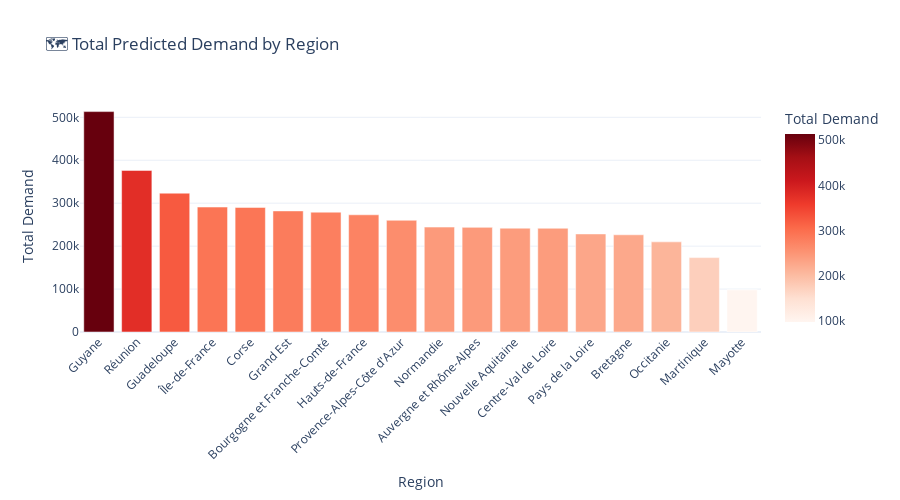

The notebook cell this image was saved under:
### Markdown cell above
---

## 🎯 2. Aggregate Regional Demand

Sum up demand across all weeks for each region.

### Code cell
if df_predictions is not None:
    # Aggregate by region
    regional_demand = df_predictions.groupby('region').agg({
        'predicted_demand': 'sum',
        'lower_bound': 'sum',
        'upper_bound': 'sum'
    }).reset_index()

    regional_demand.columns = ['region', 'total_demand', 'demand_low', 'demand_high']
    regional_demand = regional_demand.sort_values('total_demand', ascending=False)

    print("🗺️ Regional Demand Summary:\n")
    print(regional_demand.to_string(index=False))

    total_demand = regional_demand['total_demand'].sum()
    print(f"\n📊 Total predicted demand: {total_demand:,.0f} interventions")

    # Visualize
    fig = px.bar(
        regional_demand,
        x='region',
        y='total_demand',
        title='🗺️ Total Predicted Demand by Region',
        labels={'region': 'Region', 'total_demand': 'Total Demand'},
        color='total_demand',
        color_continuous_scale='Reds'
    )

    fig.update_layout(
        xaxis_tickangle=-45,
        height=500,
        template='plotly_white'
    )

    viz_path = BASE_PATH / 'visualizations'
    fig.write_html(viz_path / 'regional_demand.html')
    fig.show()
    print(f"\n✅ Saved: regional_demand.html")

### Figure 1 — Plotly figure (JSON) as saved in the notebook; plotly's stock layout.template omitted (floating-point values rounded to 4 significant figures)
{"data": [{"hovertemplate": "Region=%{x}<br>Total Demand=%{marker.color}<extra></extra>", "legendgroup": "", "marker": {"color": [513400.0, 376400.0, 323400.0, 291000.0, 290200.0, 282000.0, 279100.0, 273000.0, 260200.0, 244400.0, 243700.0, 241900.0, 241600.0, 228400.0, 226400.0, 209900.0, 173400.0, 98250.0], "coloraxis": "coloraxis", "pattern": {"shape": ""}}, "name": "", "orientation": "v", "showlegend": false, "textposition": "auto", "type": "bar", "x": ["Guyane", "Réunion", "Guadeloupe", "Île-de-France", "Corse", "Grand Est", "Bourgogne et Franche-Comté", "Hauts-de-France", "Provence-Alpes-Côte d'Azur", "Normandie", "Auvergne et Rhône-Alpes", "Nouvelle Aquitaine", "Centre-Val de Loire", "Pays de la Loire", "Bretagne", "Occitanie", "Martinique", "Mayotte"], "xaxis": "x", "y": [513400.0, 376400.0, 323400.0, 291000.0, 290200.0, 282000.0, 279100.0, 273000.0, 260200.0, 244400.0, 243700.0, 241900.0, 241600.0, 228400.0, 226400.0, 209900.0, 173400.0, 98250.0], "yaxis": "y"}], "layout": {"barmode": "relative", "coloraxis": {"colorbar": {"title": {"text": "Total Demand"}}, "colorscale": [[0.0, "rgb(255,245,240)"], [0.125, "rgb(254,224,210)"], [0.25, "rgb(252,187,161)"], [0.375, "rgb(252,146,114)"], [0.5, "rgb(251,106,74)"], [0.625, "rgb(239,59,44)"], [0.75, "rgb(203,24,29)"], [0.875, "rgb(165,15,21)"], [1.0, "rgb(103,0,13)"]]}, "height": 500, "legend": {"tracegroupgap": 0}, "title": {"text": "🗺️ Total Predicted Demand by Region"}, "xaxis": {"anchor": "y", "domain": [0.0, 1.0], "tickangle": -45, "title": {"text": "Region"}}, "yaxis": {"anchor": "x", "domain": [0.0, 1.0], "title": {"text": "Total Demand"}}}}
